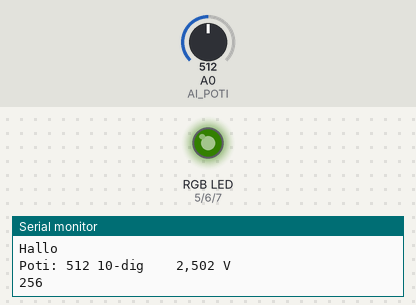
Simulated run of this sketch. Board: Arduino Uno, built with avr-gcc and run on an emulated ATmega328P. On the bench: an RGB LED mixed from three pins (HIGH = lit), the last lines printed to the serial monitor. The test bench sets the inputs (shaded band); at power-on: A0 (AI_POTI) = 512. Dim RGB values are drawn brighter than linear.

Above: at 1.2 s.
1.3 s: A0 (AI_POTI) set to 306
At 1.7 s:
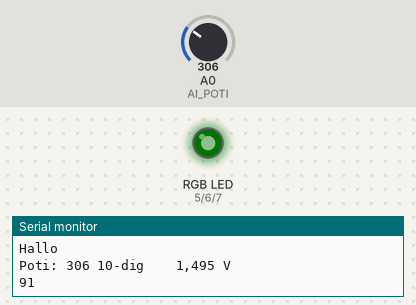
2.8 s: A0 (AI_POTI) set to 122
At 3.4 s:
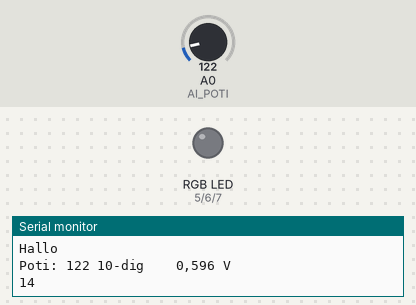
4.3 s: A0 (AI_POTI) set to 900
At 5.2 s:
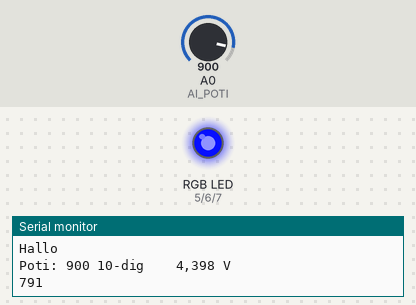
5.8 s: A0 (AI_POTI) set to 732
At 6.5 s:
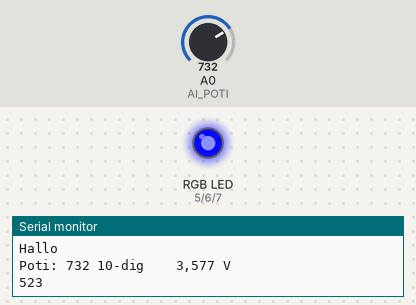
7.3 s: A0 (AI_POTI) set to 712
At 8.3 s:
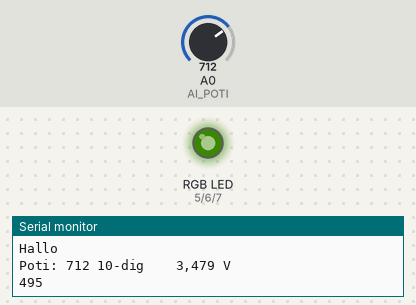
8.8 s: A0 (AI_POTI) set to 245
At 10.1 s:
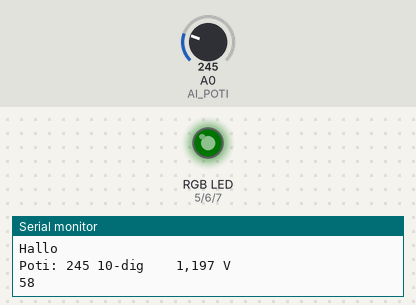
Timing chart, 0 to 11.3 s (numbered marks = the images above; inputs shaded):
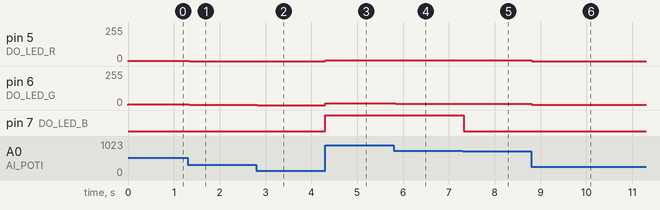

The sketch:

Felix_Poti.ino
```cpp
#define AI_POTI A0

#define DO_LED_R  5
#define DO_LED_G  6
#define DO_LED_B  7
#define AI_MAX  1023
#define PWM_MAX 255

void setup() {
  // put your setup code here, to run once:
  Serial.begin(115200);
  pinMode(DO_LED_R, OUTPUT);
  pinMode(DO_LED_G, OUTPUT);
  pinMode(DO_LED_B, OUTPUT);
}

void loop() {
  unsigned short lu16PotiValue;
  char lachStr[64];
  unsigned char u8red = 10;
  unsigned char u8blu = 255;
  unsigned char u8gre = 20;

  // put your main code here, to run repeatedly:
  Serial.print("Hallo");
  Serial.println();

  lu16PotiValue = analogRead(AI_POTI);
  Serial.print("Poti: ");
  Serial.print(lu16PotiValue);
  Serial.print(" 10-dig");
  sprintf(lachStr, "%4d,%03d V",(unsigned short)5*lu16PotiValue/1023, (unsigned long)5000*lu16PotiValue/1023 % 1000);
  Serial.print(" ");
  Serial.println(lachStr);
  Serial.println((unsigned long) lu16PotiValue * lu16PotiValue / AI_MAX);
  analogWrite(DO_LED_R, (unsigned long) u8red * lu16PotiValue * lu16PotiValue / AI_MAX / 4 / PWM_MAX);
  analogWrite(DO_LED_G, (unsigned long) u8gre * lu16PotiValue * lu16PotiValue / AI_MAX / 4 / PWM_MAX);
  analogWrite(DO_LED_B, (unsigned long) u8blu * lu16PotiValue * lu16PotiValue / AI_MAX / 4 / PWM_MAX);
  delay(50);

}
```

Measured:
- the behaviour switches between 724 and 723 on A0 (AI_POTI) (found by bisection; images 4 and 5)
- after the input at 1.3 s, pin 5 (DO_LED_R): 2/255 → 0/255 at once; pin 6 (DO_LED_G): 5/255 → 1/255 at once
- after the input at 2.8 s, pin 6 (DO_LED_G): 1/255 → 0/255 at once
- after the input at 4.3 s, pin 5 (DO_LED_R): 0/255 → 7/255 at once; pin 6 (DO_LED_G): 0/255 → 15/255 at once; pin 7 (DO_LED_B): LOW → HIGH at once
- after the input at 5.8 s, pin 5 (DO_LED_R): 7/255 → 5/255 at once; pin 6 (DO_LED_G): 15/255 → 10/255 at once
- after the input at 7.3 s, pin 5 (DO_LED_R): 5/255 → 4/255 at once; pin 6 (DO_LED_G): 10/255 → 9/255 at once; pin 7 (DO_LED_B): HIGH → LOW at once
- after the input at 8.8 s, pin 5 (DO_LED_R): 4/255 → 0/255 at once; pin 6 (DO_LED_G): 9/255 → 1/255 at once
